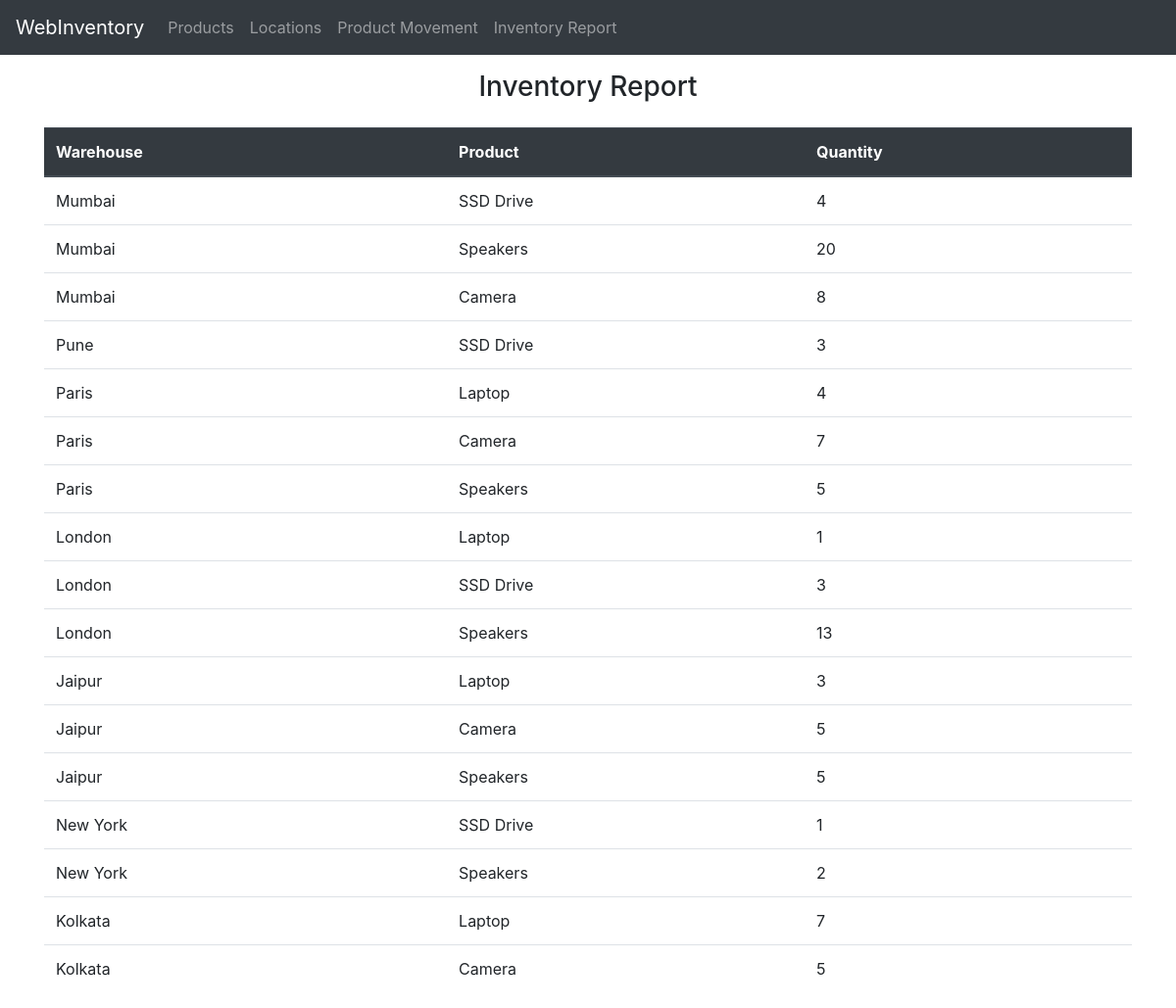
Screenshot of /report with the database file from the repository.
### app.py (models this page shows, shortened)
class Location(db.Model):
    __tablename__ = "Location"
    location_id = db.Column(db.Integer, primary_key=True)
    location_name = db.Column(db.String(100), nullable=False)

class Product(db.Model):
    __tablename__ = "Product"
    product_id = db.Column(db.Integer, primary_key=True)
    product_name = db.Column(db.String(100), nullable=False)

### app.py (the view)
@app.route('/report')
def generate_report():
    report = report_data(False, False)
    return render_template("report.html", report=report)

### app.py (called while the page is built)
def getLocationName(location_id):
    location = Location.query.filter_by(location_id = location_id).first()
    return location.location_name if location else location

def getProductName(product_id):
    product = Product.query.filter_by(product_id = product_id).first()
    return product.product_name if product else product

def getMovementData(movement):
    movementData = {
        "from_location" : getLocationName(movement.from_location),
        "to_location": getLocationName(movement.to_location),
        "product_id" : getProductName(movement.product_id),
        "qty": movement.qty
    }
    return movementData

def getLocationItems(location, movement, report, operation):
    if location in report:
        return calculateQuantity(report[location], movement, operation)
    return

def calculateQuantity(locationData, movement, operation):
    if movement["product_id"] in locationData:
            locationData[movement["product_id"]] = locationData[movement["product_id"]] - movement["qty"] if operation == "subtract" else locationData[movement["product_id"]] + movement["qty"]
    else:
        locationData[movement["product_id"]] =  - movement["qty"] if operation == "subtract" else movement["qty"]
    return locationData

def addLocationDataToReport(movement, report, operation):
    if operation == "subtract":
        report[movement["from_location"]] = {
            movement["product_id"]: -movement["qty"]
        }
    else:
        report[movement["to_location"]] = {
            movement["product_id"]: movement["qty"]
        }

def computeReportForLocation(movement, report, operation):
    location = movement["from_location"] if operation == "subtract" else movement["to_location"]
    itemsInLocation = getLocationItems(location, movement, report, operation)
    if not itemsInLocation:
        addLocationDataToReport(movement, report, operation)

### templates/report.html
{% extends 'base.html' %} {% block head %} {% endblock %} {% block body %}
{% if report %}
<h3 class="m-3 text-center">Inventory Report</h3>
<table class="table mt-4">
	<thead class="thead-dark">
		<tr>
			<th scope="col">Warehouse</th>
			<th scope="col">Product</th>
			<th scope="col">Quantity</th>
		</tr>
	</thead>
	<tbody>
	 {% for location in report %} {% for product in report[location] %}
		<tr scope="row">
			<td>
				{{location}}
			</td>
			<td>
				{{product}}
			</td>
			<td>
				{{report[location][product]}}
			</td>
		</tr>
		{% endfor %} {% endfor %}
	</tbody>
</table>
{% else %}
<h4 class="mt-5 text-center">There are no products in your warehouse yet. Move products to you warehouses to check balance report. </h4>
{% endif %}
{% endblock %}

### rows the page displays
Location: location_name "Mumbai", location_name.product_name "4", location_name.product_name "20", location_name.product_name "8"
Product: product_name "SSD Drive"
Product: product_name "Speakers"
Product: product_name "Camera"
Location: location_name "Pune", location_name.product_name "3"
Location: location_name "Paris", location_name.product_name "4", location_name.product_name "7", location_name.product_name "5"
Product: product_name "Laptop"
Location: location_name "London", location_name.product_name "1", location_name.product_name "3", location_name.product_name "13"
Location: location_name "Jaipur", location_name.product_name "3", location_name.product_name "5"
Location: location_name "New York", location_name.product_name "1", location_name.product_name "2"
Location: location_name "Kolkata", location_name.product_name "7", location_name.product_name "5"
